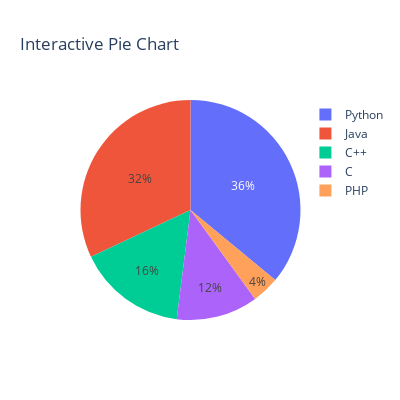

Notebook cell for this chart:
### Code cell
import numpy as np
import plotly.graph_objects as go

langs = ['C', 'C++', 'Java', 'Python', 'PHP']
students = [30,40,80,90,10]

fig = go.Figure(data=go.Pie(labels=langs, values=students))
fig.update_layout(
    title="Interactive Pie Chart",
    width=400, height=400
)
fig.show()

### Figure 1 — Plotly figure (JSON) as saved in the notebook; plotly's stock layout.template omitted (floating-point values rounded to 4 significant figures)
{"data": [{"labels": ["C", "C++", "Java", "Python", "PHP"], "type": "pie", "values": [30, 40, 80, 90, 10]}], "layout": {"height": 400, "title": {"text": "Interactive Pie Chart"}, "width": 400}}
